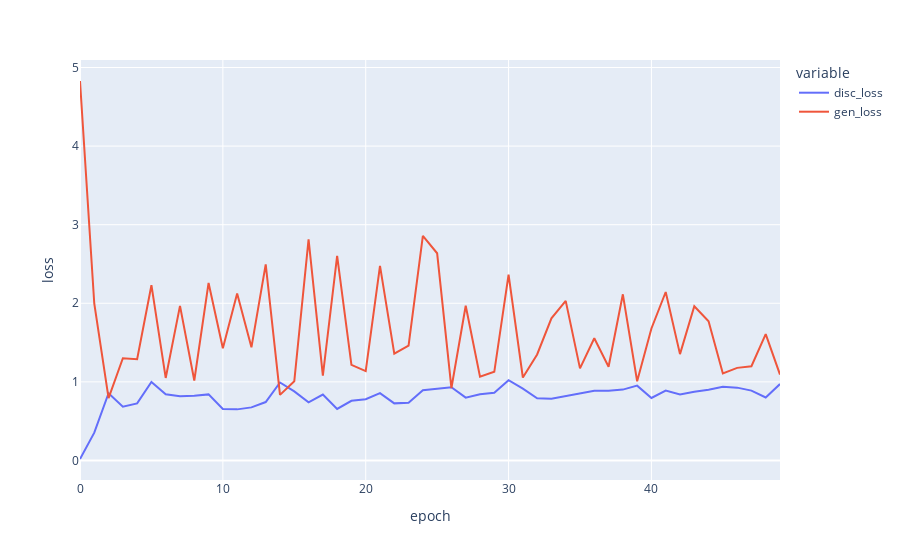

The code cell stored with this chart in its notebook:
### Code cell
#Plot the losses
fig = px.line(losses, y=['disc_loss', 'gen_loss'], labels={'index': 'epoch', 'value': 'loss'})
fig.show()

### Figure 1 — Plotly figure (JSON) as saved in the notebook; plotly's stock layout.template omitted (floating-point values rounded to 4 significant figures)
{"data": [{"hovertemplate": "variable=disc_loss<br>epoch=%{x}<br>loss=%{y}<extra></extra>", "legendgroup": "disc_loss", "line": {"color": "#636efa", "dash": "solid"}, "marker": {"symbol": "circle"}, "mode": "lines", "name": "disc_loss", "orientation": "v", "showlegend": true, "type": "scatter", "x": [0, 1, 2, 3, 4, 5, 6, 7, 8, 9, 10, 11, 12, 13, 14, 15, 16, 17, 18, 19, 20, 21, 22, 23, 24, 25, 26, 27, 28, 29, 30, 31, 32, 33, 34, 35, 36, 37, 38, 39, 40, 41, 42, 43, 44, 45, 46, 47, 48, 49], "xaxis": "x", "y": [0.01853, 0.3538, 0.8548, 0.6834, 0.7263, 0.9993, 0.8428, 0.8162, 0.8241, 0.8405, 0.6562, 0.6501, 0.6753, 0.7432, 0.9919, 0.8782, 0.7404, 0.8388, 0.6549, 0.7593, 0.7789, 0.8572, 0.7265, 0.7346, 0.8933, 0.9147, 0.9324, 0.7992, 0.841, 0.8602, 1.021, 0.9148, 0.7919, 0.7838, 0.816, 0.8499, 0.8874, 0.8873, 0.9017, 0.952, 0.7953, 0.8892, 0.8407, 0.8756, 0.8997, 0.9363, 0.9266, 0.8885, 0.8008, 0.9716], "yaxis": "y"}, {"hovertemplate": "variable=gen_loss<br>epoch=%{x}<br>loss=%{y}<extra></extra>", "legendgroup": "gen_loss", "line": {"color": "#EF553B", "dash": "solid"}, "marker": {"symbol": "circle"}, "mode": "lines", "name": "gen_loss", "orientation": "v", "showlegend": true, "type": "scatter", "x": [0, 1, 2, 3, 4, 5, 6, 7, 8, 9, 10, 11, 12, 13, 14, 15, 16, 17, 18, 19, 20, 21, 22, 23, 24, 25, 26, 27, 28, 29, 30, 31, 32, 33, 34, 35, 36, 37, 38, 39, 40, 41, 42, 43, 44, 45, 46, 47, 48, 49], "xaxis": "x", "y": [4.828, 1.994, 0.7937, 1.3, 1.288, 2.23, 1.05, 1.967, 1.018, 2.259, 1.428, 2.124, 1.439, 2.496, 0.8347, 1.008, 2.813, 1.079, 2.602, 1.216, 1.138, 2.476, 1.36, 1.461, 2.857, 2.636, 0.9214, 1.968, 1.066, 1.128, 2.364, 1.056, 1.349, 1.809, 2.031, 1.172, 1.555, 1.193, 2.114, 1.008, 1.68, 2.143, 1.353, 1.962, 1.771, 1.108, 1.178, 1.199, 1.606, 1.093], "yaxis": "y"}], "layout": {"legend": {"title": {"text": "variable"}, "tracegroupgap": 0}, "margin": {"t": 60}, "xaxis": {"anchor": "y", "domain": [0, 1], "title": {"text": "epoch"}}, "yaxis": {"anchor": "x", "domain": [0, 1], "title": {"text": "loss"}}}}
